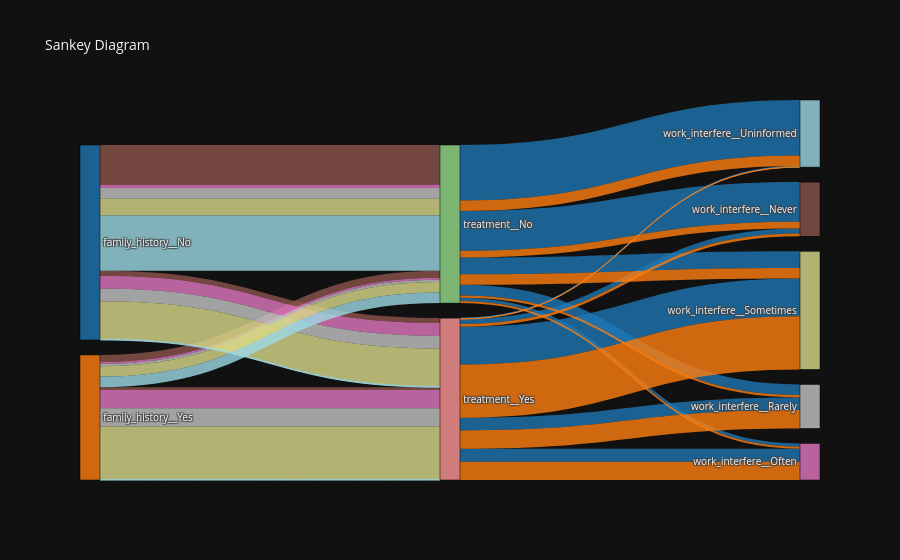

The cell this chart's notebook holds for it:
### Code cell
fig = go.Figure(go.Sankey(
    node = dict(
        pad = 15,
        thickness = 20,
        line = dict(color = "black", width = 0.5),
        label = unique_nodes,
        color = color_nodes
        ),
    link = dict(
        source = df_cross['Source'],  # Source nodes
        target = df_cross['Target'],  # Target nodes
        value = df_cross['Count'],  # Flow values
        color = df_cross['link_color']
        )
    ))

fig.update_layout(title_text = "Sankey Diagram", font_size = 10)
fig.show()

### Figure 1 — Plotly figure (JSON) as saved in the notebook; plotly's stock layout.template omitted (floating-point values rounded to 4 significant figures)
{"data": [{"link": {"color": ["rgba(140, 86, 75, 0.8)", "rgba(140, 86, 75, 0.8)", "rgba(140, 86, 75, 0.8)", "rgba(140, 86, 75, 0.8)", "rgba(227, 119, 194, 0.8)", "rgba(227, 119, 194, 0.8)", "rgba(227, 119, 194, 0.8)", "rgba(227, 119, 194, 0.8)", "rgba(199, 199, 199, 0.8)", "rgba(199, 199, 199, 0.8)", "rgba(199, 199, 199, 0.8)", "rgba(199, 199, 199, 0.8)", "rgba(219, 219, 141, 0.8)", "rgba(219, 219, 141, 0.8)", "rgba(219, 219, 141, 0.8)", "rgba(219, 219, 141, 0.8)", "rgba(158, 218, 229, 0.8)", "rgba(158, 218, 229, 0.8)", "rgba(158, 218, 229, 0.8)", "rgba(158, 218, 229, 0.8)", "rgba(31, 119, 180, 0.8)", "rgba(31, 119, 180, 0.8)", "rgba(31, 119, 180, 0.8)", "rgba(31, 119, 180, 0.8)", "rgba(31, 119, 180, 0.8)", "rgba(31, 119, 180, 0.8)", "rgba(31, 119, 180, 0.8)", "rgba(31, 119, 180, 0.8)", "rgba(31, 119, 180, 0.8)", "rgba(31, 119, 180, 0.8)", "rgba(255, 127, 14, 0.8)", "rgba(255, 127, 14, 0.8)", "rgba(255, 127, 14, 0.8)", "rgba(255, 127, 14, 0.8)", "rgba(255, 127, 14, 0.8)", "rgba(255, 127, 14, 0.8)", "rgba(255, 127, 14, 0.8)", "rgba(255, 127, 14, 0.8)", "rgba(255, 127, 14, 0.8)", "rgba(255, 127, 14, 0.8)"], "source": [1, 1, 0, 0, 1, 1, 0, 0, 0, 1, 0, 1, 1, 1, 0, 0, 1, 1, 0, 0, 3, 3, 3, 3, 2, 3, 2, 2, 2, 2, 2, 2, 3, 3, 3, 3, 3, 2, 2, 2], "target": [3, 2, 3, 2, 3, 2, 3, 2, 3, 2, 2, 3, 3, 2, 2, 3, 2, 3, 3, 2, 5, 8, 6, 7, 4, 4, 8, 6, 7, 5, 6, 7, 5, 8, 6, 7, 4, 5, 8, 4], "value": [156, 19, 27, 11, 13, 51, 8, 72, 9, 50, 72, 42, 66, 149, 209, 41, 3, 218, 42, 1, 156, 13, 42, 66, 3, 218, 51, 50, 149, 19, 72, 209, 27, 8, 9, 41, 42, 11, 72, 1]}, "node": {"color": ["rgba(255, 127, 14, 0.8)", "rgba(31, 119, 180, 0.8)", "rgba(255, 152, 150, 0.8)", "rgba(152, 223, 138, 0.8)", "rgba(158, 218, 229, 0.8)", "rgba(140, 86, 75, 0.8)", "rgba(199, 199, 199, 0.8)", "rgba(219, 219, 141, 0.8)", "rgba(227, 119, 194, 0.8)"], "label": ["family_history__Yes", "family_history__No", "treatment__Yes", "treatment__No", "work_interfere__Uninformed", "work_interfere__Never", "work_interfere__Rarely", "work_interfere__Sometimes", "work_interfere__Often"], "line": {"color": "black", "width": 0.5}, "pad": 15, "thickness": 20}, "type": "sankey"}], "layout": {"title": {"text": "Sankey Diagram"}, "font": {"size": 10}}}
